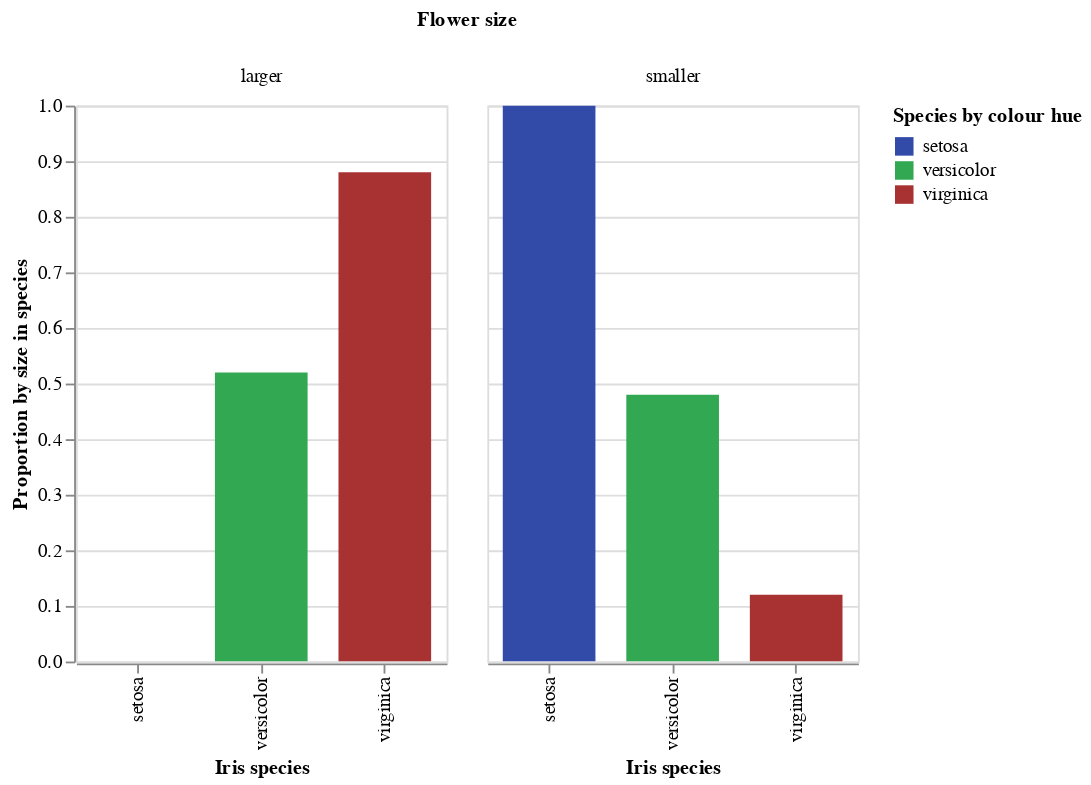

The notebook cell saved with this chart:
### Code cell
import pandas as pd
import altair as alt

iris = pd.read_csv('iris.csv')


iris.columns = ["sepalLength","sepalWidth", "petalLength",
                  "petalWidth", "species"]


iris["larger"] = iris.sepalLength > iris.sepalLength.median()

countsOfLarger = iris.groupby(["species"]).larger.sum()
countsOfSmaller = iris.groupby("species").larger.count() - countsOfLarger


proportionOfLarger = countsOfLarger / iris.groupby('species').larger.count()
proportionOfSmaller = countsOfSmaller / iris.groupby('species').larger.count()

proportionsTable = pd.DataFrame({"smaller": proportionOfSmaller,
                                 "larger": proportionOfLarger,
                                 "smallerCount": countsOfSmaller,
                                 "largerCount": countsOfLarger})

proportionsTable["species"] = proportionsTable.index # index to column
proportionsTable.index = range(len(proportionsTable.index)) # default index

# from wide format to long (Tidy)
proportionsTable = pd.melt(proportionsTable, var_name="size", value_name="Proportion", 
                           id_vars=["species","smallerCount","largerCount"], value_vars=["smaller", "larger"])



# include the actual counts as well by unpivoting smallerCount/largerCount       
proportionsTable["Count"] = [proportionsTable.smallerCount[i] if proportionsTable["size"][i] == "smaller" else proportionsTable.largerCount[i] for i in range(proportionsTable.shape[0])]

# drop smallerCount and largerCount (not needed anymore)
proportionsTable = proportionsTable.drop(columns = ["smallerCount", "largerCount"])


print(proportionsTable.head(5)) # take a look at the data set



color_scale = alt.Scale(domain=["setosa","versicolor", "virginica"],
                        range=['#324aa8', '#32a852', '#a83232']) # Ware(2021), use the six basic colours 

alt.Chart(proportionsTable).mark_bar(width = 50).encode(
    x = alt.X("species:N", title = "Iris species"),
    y = alt.Y("Proportion:Q", title = "Proportion by size in species"),
    column = alt.Column("size:O", title = "Flower size"),
    color = alt.Color("species:N", scale = color_scale, legend=alt.Legend(title="Species by colour hue")),
    tooltip=['Proportion', "Count"]
).interactive().properties(
    width = 200  # larger width of the entire plot and the bars for clearer view & easier comparison
)

### Figure 1 — Vega-Lite specification as saved in the notebook (floating-point values rounded to 4 significant figures)
{"config": {"view": {"continuousWidth": 400, "continuousHeight": 300}}, "data": {"name": "data-76d7e4cf056c60e8142dda32a60a7453"}, "mark": {"type": "bar", "width": 50}, "encoding": {"color": {"type": "nominal", "field": "species", "legend": {"title": "Species by colour hue"}, "scale": {"domain": ["setosa", "versicolor", "virginica"], "range": ["#324aa8", "#32a852", "#a83232"]}}, "column": {"type": "ordinal", "field": "size", "title": "Flower size"}, "tooltip": [{"type": "quantitative", "field": "Proportion"}, {"type": "quantitative", "field": "Count"}], "x": {"type": "nominal", "field": "species", "title": "Iris species"}, "y": {"type": "quantitative", "field": "Proportion", "title": "Proportion by size in species"}}, "selection": {"selector002": {"type": "interval", "bind": "scales", "encodings": ["x", "y"]}}, "width": 200, "$schema": "https://vega.github.io/schema/vega-lite/v4.8.1.json", "datasets": {"data-76d7e4cf056c60e8142dda32a60a7453": [{"species": "setosa", "size": "smaller", "Proportion": 1.0, "Count": 50}, {"species": "versicolor", "size": "smaller", "Proportion": 0.48, "Count": 24}, {"species": "virginica", "size": "smaller", "Proportion": 0.12, "Count": 6}, {"species": "setosa", "size": "larger", "Proportion": 0.0, "Count": 0}, {"species": "versicolor", "size": "larger", "Proportion": 0.52, "Count": 26}, {"species": "virginica", "size": "larger", "Proportion": 0.88, "Count": 44}]}}
